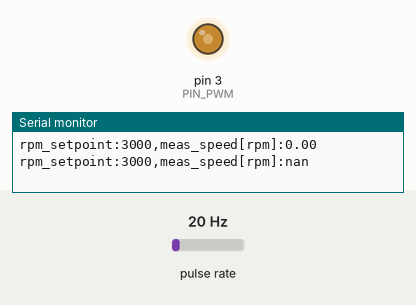
Recording of a sketch running on a simulated Arduino Uno, built with avr-gcc and run on an emulated ATmega328P. Shown: output pins drawn as LEDs (lit = HIGH), the last lines printed to the serial monitor. Wiring (inferred from the names in the program): pulse sensor: data pin 7. The inputs (shaded band) are chosen by the test bench; at power-on: pulse rate 20 Hz.

Above: at 0.3 s.
At 1.2 s:
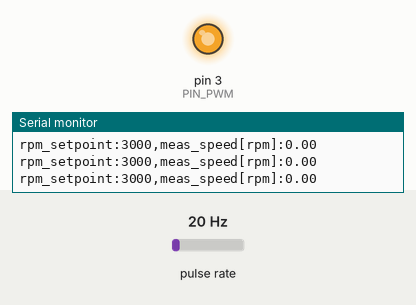
1.3 s: pulse rate (sensor on pin 7) set to 50 Hz
4.3 s: pulse rate (sensor on pin 7) set to 150 Hz
At 5.4 s:
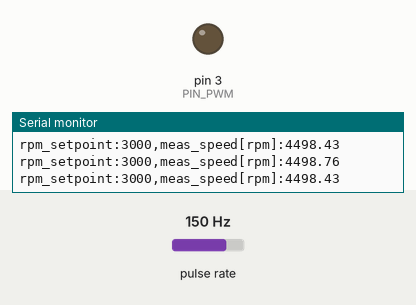
Timing chart, 0 to 13.3 s (numbered marks = the images above; inputs shaded):
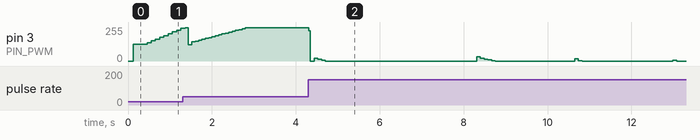

The sketch:

P4_Exercise.ino
```cpp
// EMBEDDED AND REAL-TIME SYSTEMS - LABORATORY L4
// Alejandro Acosta, Ivan Barrachina and Victor Escribano
// Exercise : Implement a feedback loop to the computer fan with FreeRTOS

#include <Arduino_FreeRTOS.h>

// Start all definitions for necessary defines
#define PIN_PWM      3                      // Pin to send a trigger to the sensor
#define PIN_RPM      7                      // Pin to read the F00 speed sensor output
#define TOTAL_PULSES 4                      // Define the total of pulses to be sensed from sensor to count the speed value
#define PULSE_TIMO   25000                  // Define the time to wait to have a pulse from sensor with a falling edge (25000 us)
#define MAX_PWM_VAL  250                    // Maximum PWM value allowed to be sent to fan with PWM signal
#define MAX_UNS_LONG 4294967295             // Maximum value an unsigned long element can have in Arduino
#define MAX_TOTAL_READS 5                   // Maximum time it will attempt to read the sensor in case a reading is failing and some value was previously stored on pulse_val
#define TASK_1_PERIOD 10000                 // Time in ms defined for periodic execution of task 1
#define TASK_2_PERIOD 100                   // Time in ms defined for periodic execution of task 2
#define TASK_3_PERIOD 200                   // Time in ms defined for periodic execution of task 3

// Start all global variables definition related with task timing
unsigned long t1_1=0;                       // Variable to store the time at which task 1 execution starts on each loop
unsigned long t2_1=0;                       // Variable to store the time at which task 1 execution ends on each loop
unsigned long t1_2=0;                       // Variable to store the time at which task 2 execution starts on each loop
unsigned long t2_2=0;                       // Variable to store the time at which task 2 execution ends on each loop
unsigned long t1_3=0;                       // Variable to store the time at which task 3 execution starts on each loop
unsigned long t2_3=0;                       // Variable to store the time at which task 3 execution ends on each loop
unsigned long t1_ant1=0;                    // Variable to store the time at which task 1 started last execution to use it on next loop
unsigned long t1_ant2=0;                    // Variable to store the time at which task 2 started last execution to use it on next loop
unsigned long t1_ant3=0;                    // Variable to store the time at which task 3 started last execution to use it on next loop
float t1_cycle=0;                           // Variable to store the cycle time for the execution of task 1 (measured time between executions)
float t2_cycle=0;                           // Variable to store the cycle time for the execution of task 2 (measured time between executions)
float t3_cycle=0;                           // Variable to store the cycle time for the execution of task 3 (measured time between executions)

// Start all global variables definition related with control
uint16_t rpm_val=2000;                      // Variable to give rpm setpoint to the fan in term of rpms
float meas_vel=0.0;                         // Variable to store the calculated rpm from sensor value
float K=0.08;                               // Proportional constant for the PID controller
float Ti=1.8;                               // Integral constant for the PID controller
float Td=0.012;                             // Derivative constant for the PID controller
float Ts=0.1;                               // Sampling time for the PID controller and all control loop

// define the 3 tasks for the scheduler
void TaskSetpointGenerator( void *pvParameters );
void TaskControlLoop( void *pvParameters );
void TaskSerialOutput( void *pvParameters );

// Define other functions necessary for the code
float PID_Update (float error, float error_ant[2], float control_ant);

//-------
// setup
//-------
void setup()
{

  // Set up the digital pin to read F00 sensor as digital input with pull-up enabled.
  pinMode(PIN_RPM,INPUT_PULLUP);
  // Initialize serial output
  Serial.begin(9600);

  // Now set all tasks to run independently.
  xTaskCreate(TaskSetpointGenerator,
              "SetpointGenerator",
              128,
              NULL,
              3, // Highest priority
              NULL
              );

  xTaskCreate(TaskControlLoop,
             "ControlLoop",
             128, // Stack size
             NULL,
             2, // Medium Priority
             NULL
             );

  xTaskCreate(TaskSerialOutput,
             "SerialOutput",
             128, // Stack size
             NULL,
             1, // Lowest Priority
             NULL
             );

  // Now the Task scheduler, which takes over control of scheduling individual tasks, is automatically started.
}

//------
// loop
//------
void loop()
{
  // Empty. Things are done in Tasks.
}

//-------------------------------------
// first task: generating a RPM setpoint each 10 s
//-------------------------------------
void TaskSetpointGenerator( void *pvParameters __attribute__((unused)) )
{
  // Define variables related with periodic execution of the task
  TickType_t xLastWakeTime_Task1 = xTaskGetTickCount();
  const TickType_t TimeIncTask1 = TASK_1_PERIOD/portTICK_PERIOD_MS;

  // Start infinite loop for the task
  for (;;)
  {
    // Get the time at start of the task
    t1_1 = micros();

    // Change setpoint every time it is entered between 2000 and 3000 rpm
    if(rpm_val == 3000){rpm_val=2000;}
    else {rpm_val=3000;}

    // Get the time at the end of the task
    t2_1 = micros();
    // Compute elapsed time since last task execution and store the actual initial task 1 as the previous value
    t1_cycle = (t1_1-t1_ant1)/1000; t1_ant1 = t1_1;

    // Delay for 10 s for next change
    vTaskDelayUntil(&xLastWakeTime_Task1,TimeIncTask1);
  }
}

//--------------------------------------
// second task: Execute the control loop with given setpoint and new speed value
//--------------------------------------
void TaskControlLoop( void *pvParameters __attribute__((unused)) )
{
  // Define all local task variables
  static uint8_t pwm_val=0;                 // Variable to store the pulse width to send to fan
  static uint8_t pulse_counts=0;            // Define variable to count pulses read so far on loop
  static uint8_t read_retries=0;            // Define variable to count the times a false read from sensor will be attempted to be read
  static unsigned long pulse_val=0;         // Variable to store the received measure from the sensor
  static float err_fb = 0.0;                // Variable to store the error for the feedback control
  static float cont_err[2];                 // Variable to store the previous control errors for PID control
  static float prev_cont;                   // Variable to store the previous control action for PID control
  static float u=0.0;                       // Variable to store the control action to be imposed as PWM signal value

  // Define variables related with periodic execution of the task
  TickType_t xLastWakeTime_Task2 = xTaskGetTickCount();
  const TickType_t TimeIncTask2 = TASK_2_PERIOD/portTICK_PERIOD_MS;

  // Start infinite loop for the task
  for (;;)
  {
    // Get the time at start of the task
    t1_2 = micros();

    // Read the pulse width value from the speed sensor output and convert it
    while(pulse_counts!=TOTAL_PULSES && read_retries != MAX_TOTAL_READS)
    {
      unsigned long pulse_got=0;

      // Wait for a read from rpm sensor from the fan
      pulse_got=pulseIn(PIN_RPM,HIGH,PULSE_TIMO);

      // A read has been done properly from sensor
      if (pulse_got != 0)
      {
        // Check if still no other measure was assigned to this variable
        if (pulse_val == MAX_UNS_LONG)
        {
          // Set it to 0
          pulse_val=0;
        }
        // Add new value sensed
        pulse_val+=pulse_got;
        // Increase the number of counts done
        pulse_counts++;
      }
      // No read has been received after timeout reached
      else
      {
        // Check if pulse val was still the maximum (no value assigned yet) because there is no movement
        if (pulse_val == MAX_UNS_LONG && meas_vel == 0.0)
        {
          // Increase the number of counts done, fan is not moving possibly
          pulse_counts++;
        }
        // Increase the counter for the retries
        else{read_retries++;}
      }
    }

    // Get the value in rpms from obtained sensor value
    if(pulse_val != MAX_UNS_LONG)
    {
      // Check if it has not reached the maximum number of readings before ending necessary counts
      if (read_retries != MAX_TOTAL_READS)
      {
        // Get measured value in RPMS properly
        meas_vel=(float)((60*1000000.0/pulse_val));
      }
      // Maximum reached, find the speed computing an average of only one pulse
      else
      {
        meas_vel=(float)((60*1000000.0/((4.0*pulse_val/pulse_counts))));
      }
      // Set the variable to get time of each pulse and the retries counter to 0 again
      pulse_val=MAX_UNS_LONG;
    }
    else {meas_vel=0;}

    // Set the counter of pulses and the retries at 0 after all computations
    pulse_counts=0;
    read_retries=0;

    // Compute actual error feedback based on last measurement and the actual setpoint
    err_fb = (rpm_val - meas_vel);

    // Compute the next pwm value based on rpm setpoint and computed curve
    u=PID_Update(err_fb,cont_err,prev_cont);
    // Check if u is within PWM signal bound afterwards
    if (u<0.0){u=0.0;}
    else if (u>MAX_PWM_VAL){u=MAX_PWM_VAL;}
    else if (isnan(u)){u=MAX_PWM_VAL/2.0;}
    else{}

    // Send the PWM control signal after converting to uint8_t
    pwm_val = (uint8_t)(u);
    analogWrite(PIN_PWM, pwm_val);

    // Update errors and last control action on the system before next loop
    cont_err[1] = cont_err[0];
    cont_err[0] = err_fb;
    prev_cont = u;

    // Get the time at the end of the task
    t2_2 = micros();
    // Compute elapsed time since last task execution and store the actual initial task 1 as the previous value
    t2_cycle = (t1_2-t1_ant2)/1000; t1_ant2 = t1_2;

    // Delay for 100 ms for next control loop
    vTaskDelayUntil(&xLastWakeTime_Task2,TimeIncTask2);
  }
}

//-------------------------------------
// third task: output on serial monitor actual setpoint and measured speed
//-------------------------------------
void TaskSerialOutput( void *pvParameters __attribute__((unused)) )
{
  // Define variables related with periodic execution of the task
  TickType_t xLastWakeTime_Task3 = xTaskGetTickCount();
  const TickType_t TimeIncTask3 = TASK_3_PERIOD/portTICK_PERIOD_MS;

  // Start infinite loop for the task
  for (;;)
  {
    // Get time at the end of the task
    t1_3 = micros();

    // Change setpoint every time it is entered between 2000 and 3000 rpm
    Serial.print("rpm_setpoint:");Serial.print(rpm_val);Serial.print(",");Serial.print("meas_speed[rpm]:");Serial.println(meas_vel);

    // Get the time at the end of the task
    t2_3 = micros();
    // Compute elapsed time since last task execution and store the actual initial task 1 as the previous value
    t3_cycle = (t1_3-t1_ant3)/1000; t1_ant3 = t1_3;

    // Print for data collection
    //Serial.print((float)(t2_1-t1_1)/1000);Serial.print(",");Serial.print((float)(t2_2-t1_2)/1000);Serial.print(",");Serial.print((float)(t2_3-t1_3)/1000);Serial.print(",");Serial.print(t1_cycle);Serial.print(",");Serial.print(t2_cycle);Serial.print(",");Serial.println(t3_cycle);

    // Delay for 200 ms for next serial output
    vTaskDelayUntil(&xLastWakeTime_Task3,TimeIncTask3);
  }
}

// Start defining all additional functions necessary for the code
// Definition of the control gain to use on next loop
float PID_Update (float error, float error_ant[2], float control_ant)
{
  float a1,a2,a3,control;

  // Compute components for the control action values
  a1 = K*(1+Ts/Ti+Td/Ts);
  a2 = K*(-1-2*Td/Ts);
  a3 = K*Td/Ts;

  // Get the new control action based on components computed
  control = control_ant+a1*error+a2*error_ant[0]+a3*error_ant[1];

  // Give the control action after its computation
  return(control);
}
```
